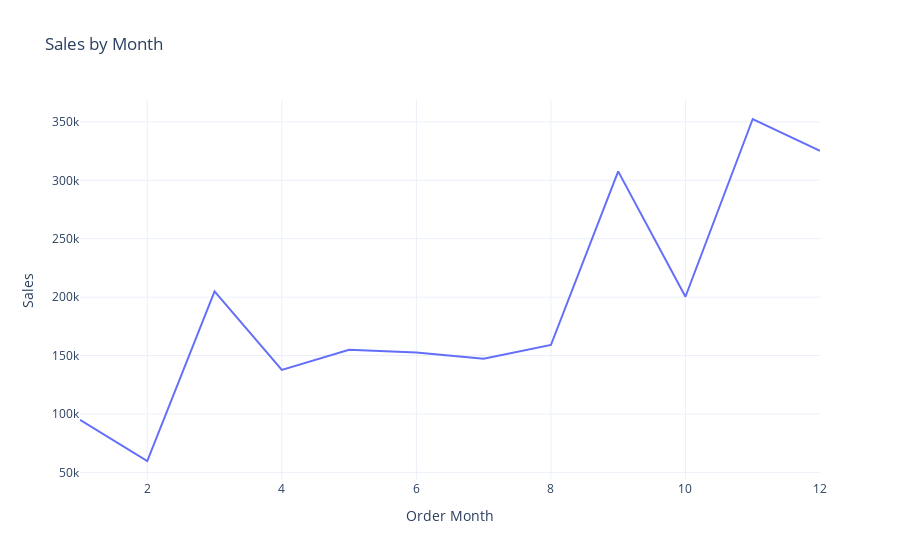

The notebook cell this image was saved under:
### Code cell
fig = px.line(sales_by_month,
              x='Order Month',
              y='Sales',
              title='Sales by Month',)
fig.show()

### Figure 1 — Plotly figure (JSON) as saved in the notebook; plotly's stock layout.template omitted (floating-point values rounded to 4 significant figures)
{"data": [{"hovertemplate": "Order Month=%{x}<br>Sales=%{y}<extra></extra>", "legendgroup": "", "line": {"color": "#636efa", "dash": "solid"}, "marker": {"symbol": "circle"}, "mode": "lines", "name": "", "orientation": "v", "showlegend": false, "type": "scatter", "x": [1, 2, 3, 4, 5, 6, 7, 8, 9, 10, 11, 12], "xaxis": "x", "y": [94920.0, 59750.0, 205000.0, 137800.0, 155000.0, 152700.0, 147200.0, 159000.0, 307600.0, 200300.0, 352500.0, 325300.0], "yaxis": "y"}], "layout": {"legend": {"tracegroupgap": 0}, "title": {"text": "Sales by Month"}, "xaxis": {"anchor": "y", "domain": [0.0, 1.0], "title": {"text": "Order Month"}}, "yaxis": {"anchor": "x", "domain": [0.0, 1.0], "title": {"text": "Sales"}}}}
